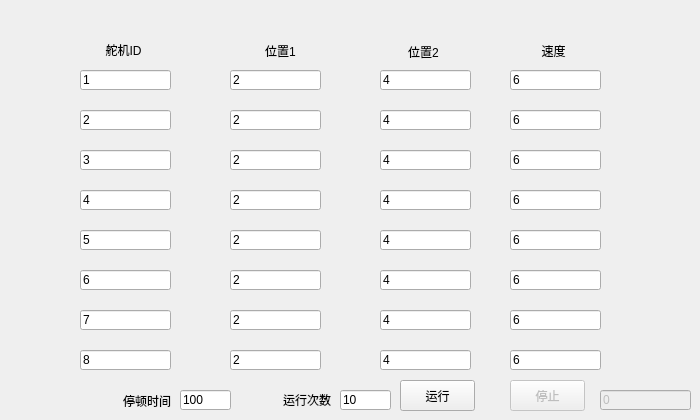
   <widget class="QWidget" name="tab_2">
    <attribute name="title">
     <string>串口舵机测试</string>
    </attribute>
    <widget class="QLabel" name="label_62">
     <property name="geometry">
      <rect>
       <x>83</x>
       <y>40</y>
       <width>81</width>
       <height>20</height>
      </rect>
     </property>
     <property name="text">
      <string>舵机ID</string>
     </property>
     <property name="alignment">
      <set>Qt::AlignCenter</set>
     </property>
    </widget>
    <widget class="QLabel" name="label_63">
     <property name="geometry">
      <rect>
       <x>230</x>
       <y>40</y>
       <width>101</width>
       <height>21</height>
      </rect>
     </property>
     <property name="text">
      <string>位置1</string>
     </property>
     <property name="alignment">
      <set>Qt::AlignCenter</set>
     </property>
    </widget>
    <widget class="QLabel" name="label_64">
     <property name="geometry">
      <rect>
       <x>383</x>
       <y>41</y>
       <width>81</width>
       <height>21</height>
      </rect>
     </property>
     <property name="text">
      <string>位置2</string>
     </property>
     <property name="alignment">
      <set>Qt::AlignCenter</set>
     </property>
    </widget>
    <widget class="QLabel" name="label_65">
     <property name="geometry">
      <rect>
       <x>513</x>
       <y>40</y>
       <width>81</width>
       <height>21</height>
      </rect>
     </property>
     <property name="text">
      <string>速度</string>
     </property>
     <property name="alignment">
      <set>Qt::AlignCenter</set>
     </property>
    </widget>
    <widget class="QLineEdit" name="lineEdit_52">
     <property name="geometry">
      <rect>
       <x>80</x>
       <y>70</y>
       <width>91</width>
       <height>20</height>
      </rect>
     </property>
     <property name="text">
      <string>1</string>
     </property>
    </widget>
    <widget class="QLineEdit" name="lineEdit_53">
     <property name="geometry">
      <rect>
       <x>80</x>
       <y>110</y>
       <width>91</width>
       <height>20</height>
      </rect>
     </property>
     <property name="text">
      <string>2</string>
     </property>
    </widget>
    <widget class="QLineEdit" name="lineEdit_54">
     <property name="geometry">
      <rect>
       <x>80</x>
       <y>150</y>
       <width>91</width>
       <height>20</height>
      </rect>
     </property>
     <property name="text">
      <string>3</string>
     </property>
    </widget>
    <widget class="QLineEdit" name="lineEdit_55">
     <property name="geometry">
      <rect>
       <x>80</x>
       <y>190</y>
       <width>91</width>
       <height>20</height>
      </rect>
     </property>
     <property name="text">
      <string>4</string>
     </property>
    </widget>
    <widget class="QLineEdit" name="lineEdit_56">
     <property name="geometry">
      <rect>
       <x>80</x>
       <y>230</y>
       <width>91</width>
       <height>20</height>
      </rect>
     </property>
     <property name="text">
      <string>5</string>
     </property>
    </widget>
    <widget class="QLineEdit" name="lineEdit_57">
     <property name="geometry">
      <rect>
       <x>80</x>
       <y>270</y>
       <width>91</width>
       <height>20</height>
      </rect>
     </property>
     <property name="text">
      <string>6</string>
     </property>
    </widget>
    <widget class="QLineEdit" name="lineEdit_58">
     <property name="geometry">
      <rect>
       <x>80</x>
       <y>310</y>
       <width>91</width>
       <height>20</height>
      </rect>
     </property>
     <property name="text">
      <string>7</string>
     </property>
    </widget>
    <widget class="QLineEdit" name="lineEdit_59">
     <property name="geometry">
      <rect>
       <x>80</x>
       <y>350</y>
       <width>91</width>
       <height>20</height>
      </rect>
     </property>
     <property name="text">
      <string>8</string>
     </property>
    </widget>
    <widget class="QLineEdit" name="lineEdit_60">
     <property name="geometry">
      <rect>
       <x>230</x>
       <y>70</y>
       <width>91</width>
       <height>20</height>
      </rect>
     </property>
     <property name="text">
      <string>2</string>
     </property>
    </widget>
    <widget class="QLineEdit" name="lineEdit_61">
     <property name="geometry">
      <rect>
       <x>230</x>
       <y>110</y>
       <width>91</width>
       <height>20</height>
      </rect>
     </property>
     <property name="text">
      <string>2</string>
     </property>
    </widget>
    <widget class="QLineEdit" name="lineEdit_62">
     <property name="geometry">
      <rect>
       <x>230</x>
       <y>150</y>
       <width>91</width>
       <height>20</height>
      </rect>
     </property>
     <property name="text">
      <string>2</string>
     </property>
    </widget>
    <widget class="QLineEdit" name="lineEdit_63">
     <property name="geometry">
      <rect>
       <x>230</x>
       <y>190</y>
       <width>91</width>
       <height>20</height>
      </rect>
     </property>
     <property name="text">
      <string>2</string>
     </property>
    </widget>
    <widget class="QLineEdit" name="lineEdit_64">
     <property name="geometry">
      <rect>
       <x>230</x>
       <y>230</y>
       <width>91</width>
       <height>20</height>
      </rect>
     </property>
     <property name="text">
      <string>2</string>
     </property>
    </widget>
    <widget class="QLineEdit" name="lineEdit_65">
     <property name="geometry">
      <rect>
       <x>230</x>
       <y>270</y>
       <width>91</width>
       <height>20</height>
      </rect>
     </property>
     <property name="text">
      <string>2</string>
     </property>
    </widget>
    <widget class="QLineEdit" name="lineEdit_66">
     <property name="geometry">
      <rect>
       <x>230</x>
       <y>310</y>
       <width>91</width>
       <height>20</height>
      </rect>
     </property>
     <property name="text">
      <string>2</string>
     </property>
    </widget>
    <widget class="QLineEdit" name="lineEdit_67">
     <property name="geometry">
      <rect>
       <x>230</x>
       <y>350</y>
       <width>91</width>
       <height>20</height>
      </rect>
     </property>
     <property name="text">
      <string>2</string>
     </property>
    </widget>
    <widget class="QLineEdit" name="lineEdit_68">
     <property name="geometry">
      <rect>
       <x>380</x>
       <y>70</y>
       <width>91</width>
       <height>20</height>
      </rect>
     </property>
     <property name="text">
      <string>4</string>
     </property>
    </widget>
    <widget class="QLineEdit" name="lineEdit_69">
     <property name="geometry">
      <rect>
       <x>380</x>
       <y>110</y>
       <width>91</width>
       <height>20</height>
      </rect>
     </property>
     <property name="text">
      <string>4</string>
     </property>
    </widget>
    <widget class="QLineEdit" name="lineEdit_70">
     <property name="geometry">
      <rect>
       <x>380</x>
       <y>150</y>
       <width>91</width>
       <height>20</height>
      </rect>
     </property>
     <property name="text">
      <string>4</string>
     </property>
    </widget>
    <widget class="QLineEdit" name="lineEdit_71">
     <property name="geometry">
      <rect>
       <x>380</x>
       <y>190</y>
       <width>91</width>
       <height>20</height>
      </rect>
     </property>
     <property name="text">
      <string>4</string>
     </property>
    </widget>
    <widget class="QLineEdit" name="lineEdit_72">
     <property name="geometry">
      <rect>
       <x>380</x>
       <y>230</y>
       <width>91</width>
       <height>20</height>
      </rect>
     </property>
     <property name="text">
      <string>4</string>
     </property>
    </widget>
    <widget class="QLineEdit" name="lineEdit_73">
     <property name="geometry">
      <rect>
       <x>380</x>
       <y>270</y>
       <width>91</width>
       <height>20</height>
      </rect>
     </property>
     <property name="text">
      <string>4</string>
     </property>
    </widget>
    <widget class="QLineEdit" name="lineEdit_74">
     <property name="geometry">
      <rect>
       <x>380</x>
       <y>310</y>
       <width>91</width>
       <height>20</height>
      </rect>
     </property>
     <property name="text">
      <string>4</string>
     </property>
    </widget>
    <widget class="QLineEdit" name="lineEdit_75">
     <property name="geometry">
      <rect>
       <x>380</x>
       <y>350</y>
       <width>91</width>
       <height>20</height>
      </rect>
     </property>
     <property name="text">
      <string>4</string>
     </property>
    </widget>
    <widget class="QLineEdit" name="lineEdit_76">
     <property name="geometry">
      <rect>
       <x>510</x>
       <y>70</y>
       <width>91</width>
       <height>20</height>
      </rect>
     </property>
     <property name="text">
      <string>6</string>
     </property>
    </widget>
    <widget class="QLineEdit" name="lineEdit_77">
     <property name="geometry">
      <rect>
       <x>510</x>
       <y>110</y>
       <width>91</width>
       <height>20</height>
      </rect>
     </property>
     <property name="text">
      <string>6</string>
     </property>
    </widget>
    <widget class="QLineEdit" name="lineEdit_78">
     <property name="geometry">
      <rect>
       <x>510</x>
       <y>150</y>
       <width>91</width>
       <height>20</height>
      </rect>
     </property>
     <property name="text">
      <string>6</string>
     </property>
    </widget>
    <widget class="QLineEdit" name="lineEdit_79">
     <property name="geometry">
      <rect>
       <x>510</x>
       <y>190</y>
       <width>91</width>
       <height>20</height>
      </rect>
     </property>
     <property name="text">
      <string>6</string>
     </property>
    </widget>
    <widget class="QLineEdit" name="lineEdit_80">
     <property name="geometry">
      <rect>
       <x>510</x>
       <y>230</y>
       <width>91</width>
       <height>20</height>
      </rect>
     </property>
     <property name="text">
      <string>6</string>
     </property>
    </widget>
    <widget class="QLineEdit" name="lineEdit_81">
     <property name="geometry">
      <rect>
       <x>510</x>
       <y>270</y>
       <width>91</width>
       <height>20</height>
      </rect>
     </property>
     <property name="text">
      <string>6</string>
     </property>
    </widget>
    <widget class="QLineEdit" name="lineEdit_82">
     <property name="geometry">
      <rect>
       <x>510</x>
       <y>310</y>
       <width>91</width>
       <height>20</height>
      </rect>
     </property>
     <property name="text">
      <string>6</string>
     </property>
    </widget>
    <widget class="QLineEdit" name="lineEdit_83">
     <property name="geometry">
      <rect>
       <x>510</x>
       <y>350</y>
       <width>91</width>
       <height>20</height>
      </rect>
     </property>
     <property name="text">
      <string>6</string>
     </property>
    </widget>
    <widget class="QLabel" name="label_66">
     <property name="geometry">
      <rect>
       <x>50</x>
       <y>390</y>
       <width>121</width>
       <height>21</height>
      </rect>
     </property>
     <property name="text">
      <string>停顿时间</string>
     </property>
     <property name="alignment">
      <set>Qt::AlignRight|Qt::AlignTrailing|Qt::AlignVCenter</set>
     </property>
    </widget>
    <widget class="QLabel" name="label_67">
     <property name="geometry">
      <rect>
       <x>240</x>
       <y>390</y>
       <width>91</width>
       <height>20</height>
      </rect>
     </property>
     <property name="text">
      <string>运行次数</string>
     </property>
     <property name="alignment">
      <set>Qt::AlignRight|Qt::AlignTrailing|Qt::AlignVCenter</set>
     </property>
    </widget>
    <widget class="QLineEdit" name="lineEdit_84">
     <property name="geometry">
      <rect>
       <x>180</x>
       <y>390</y>
       <width>51</width>
       <height>20</height>
      </rect>
     </property>
     <property name="text">
      <string>100</string>
     </property>
    </widget>
    <widget class="QLineEdit" name="lineEdit_85">
     <property name="geometry">
      <rect>
       <x>340</x>
       <y>390</y>
       <width>51</width>
       <height>20</height>
      </rect>
     </property>
     <property name="text">
      <string>10</string>
     </property>
    </widget>
    <widget class="QPushButton" name="pushButton_16">
     <property name="geometry">
      <rect>
       <x>400</x>
       <y>380</y>
       <width>75</width>
       <height>31</height>
      </rect>
     </property>
     <property name="text">
      <string>运行</string>
     </property>
     <property name="icon">
      <iconset>
       <normaloff>../img/run.png</normaloff>../img/run.png</iconset>
     </property>
    </widget>
    <widget class="QPushButton" name="pushButton_17">
     <property name="enabled">
      <bool>false</bool>
     </property>
     <property name="geometry">
      <rect>
       <x>510</x>
       <y>380</y>
       <width>75</width>
       <height>31</height>
      </rect>
     </property>
     <property name="text">
      <string>停止</string>
     </property>
     <property name="icon">
      <iconset>
       <normaloff>../img/stop.png</normaloff>../img/stop.png</iconset>
     </property>
    </widget>
    <widget class="QLineEdit" name="lineEdit_95">
     <property name="enabled">
      <bool>false</bool>
     </property>
     <property name="geometry">
      <rect>
       <x>600</x>
       <y>390</y>
       <width>91</width>
       <height>20</height>
      </rect>
     </property>
     <property name="text">
      <string>0</string>
     </property>
    </widget>
   </widget>
